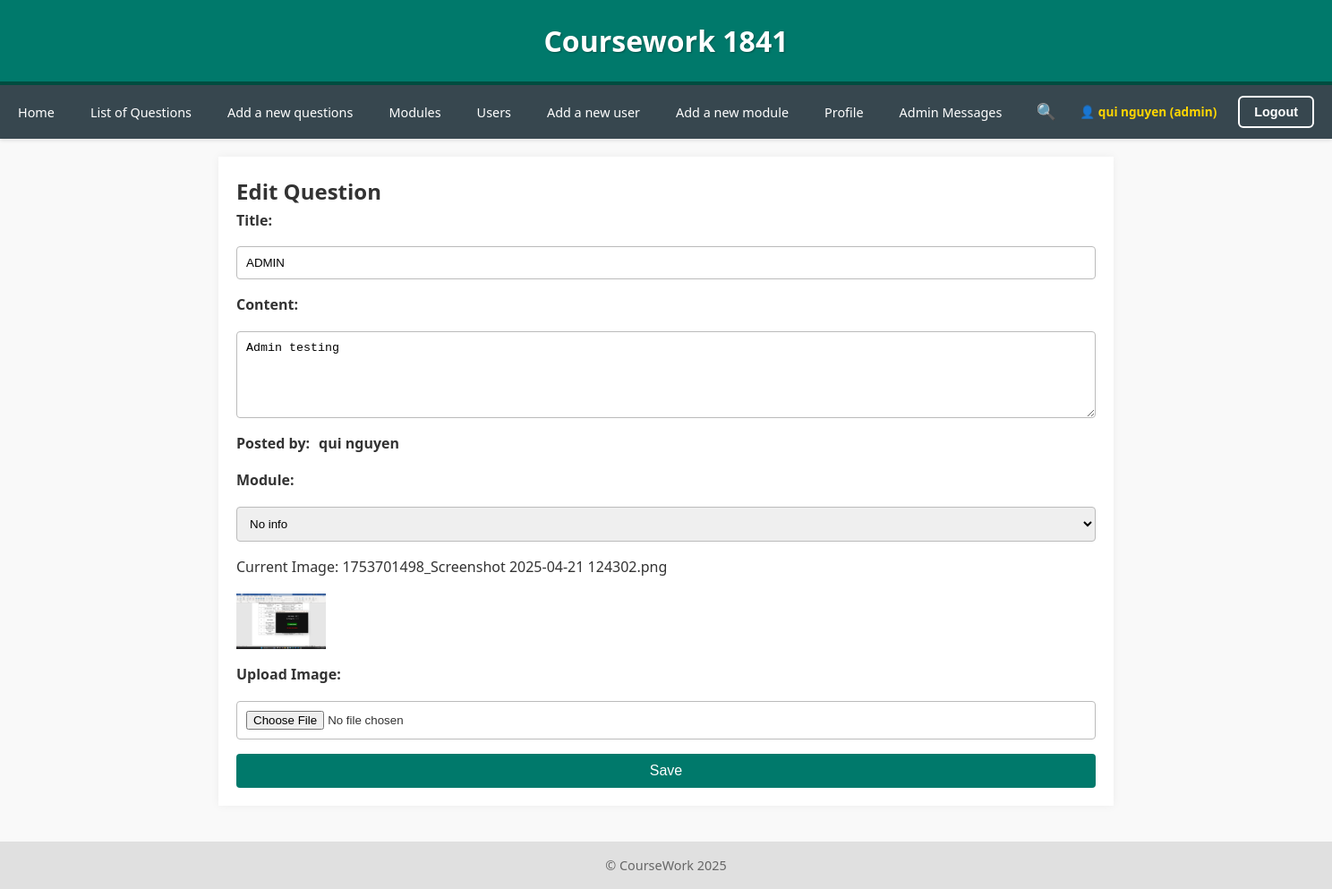
Screenshot of /CW/editques.php?id=27 (signed in) with the database file from the repository.
### tables this page shows
CREATE TABLE `question` (
  `id` int(11) NOT NULL,
  `title` varchar(255) NOT NULL,
  `text` varchar(255) NOT NULL,
  `date` date NOT NULL,
  `image` varchar(255) DEFAULT NULL,
  `module_id` int(11) DEFAULT NULL,
  `user_id` int(11) DEFAULT NULL
);

CREATE TABLE `user` (
  `id` int(11) NOT NULL,
  `name` varchar(255) NOT NULL,
  `email` varchar(255) NOT NULL,
  `password` varchar(255) NOT NULL,
  `role` enum('admin','user') NOT NULL DEFAULT 'user',
  `image` varchar(255) DEFAULT NULL
);

### CW/includ/DatabaseFunction.php (called while the page is built, shortened)
<?php
function getQuestion($pdo, $id) {
    $stmt = $pdo->prepare('SELECT question.id, question.title, question.text, question.date, question.image,
                                  user.name AS username, module.name AS module_name, question.user_id
                           FROM question
                           LEFT JOIN user ON question.user_id = user.id
                           LEFT JOIN module ON question.module_id = module.id
                           WHERE question.id = :id');
    $stmt->execute([':id' => $id]);
    return $stmt->fetch();
}
function getQuestionById($pdo, $id) {
    return getQuestion($pdo, $id);
}
function getUserById($pdo, $id) {
    $stmt = $pdo->prepare("SELECT * FROM user WHERE id = ?");
    $stmt->execute([$id]);
    return $stmt->fetch();
}

### CW/editques.php (the view, shortened to what this page needs)
<?php
include 'includ/DatabaseConnection.php';
include 'includ/DatabaseFunction.php';
try {
    $question = getQuestionById($pdo, $_GET['id']);
    $modules = $pdo->query('SELECT * FROM module')->fetchAll();
    $moduleOptions = '';
    $currentModuleId = $question['module_id'] ?? null;
    $selectedNone = (empty($currentModuleId) || $currentModuleId == '0') ? 'selected' : '';
    $moduleOptions .= '<option value="0" ' . $selectedNone . '>No info</option>';
    foreach ($modules as $module) {
        $selected = ($module['id'] == $currentModuleId) ? 'selected' : '';
        $moduleOptions .= '<option value="' . $module['id'] . '" ' . $selected . '>' .
                          htmlspecialchars($module['name']) . '</option>';
    }
    $questionData = [
        'id' => $question['id'],
        'title' => htmlspecialchars($question['title'] ?? '', ENT_QUOTES, 'UTF-8'),
        'text' => htmlspecialchars($question['text'] ?? '', ENT_QUOTES, 'UTF-8'),
        'image' => !is_array($question['image']) ? htmlspecialchars($question['image'] ?? '', ENT_QUOTES, 'UTF-8') : '',
        'moduleOptions' => $moduleOptions
    ];
    $user = getUserById($pdo, $_SESSION['user_id']);
    $userName = $user['name'];
    include 'tem/editques.html.php';
} catch (Exception $e) {
    $title = 'Database error';
    $output = 'Error: ' . $e->getMessage();
}
include 'tem/layout.html.php';

### CW/tem/editques.html.php (shortened to what this page needs)
<h2>Edit Question</h2>
<form action="" method="post" enctype="multipart/form-data">
  <label for="title">Title:</label>
  <input type="text" name="title" id="title" value="<?= $questionData['title'] ?>" required>
  <label for="text">Content:</label>
  <textarea name="text" id="text" rows="5" required><?= $questionData['text'] ?></textarea>
  <div style="display: flex; align-items: center; gap: 10px;">
    <label for="user" style="margin: 0;">Posted by:</label>
    <strong><span><?= htmlspecialchars($userName, ENT_QUOTES, 'UTF-8') ?></span></strong>
  </div>
  <label for="module">Module:</label>
  <select name="module_id" id="module" required>
    <?= $questionData['moduleOptions'] ?>
  </select>
  <?php if (!empty($questionData['image'])): ?>
    <p>Current Image: <?= $questionData['image'] ?></p>
    <img src="images/<?= $questionData['image'] ?>" width="100">
  <?php endif; ?>
  <label for="question_image">Upload Image:</label>
  <input type="file" name="question_image" id="question_image">
  <input type="submit" value="Save">
</form>

### CW/css/final-cw.css (style rules this page uses)
* { margin: 0; padding: 0; box-sizing: border-box; }
body { font-family: 'Segoe UI', Tahoma, sans-serif; background-color: #f9f9f9; color: #333; line-height: 1.6; font-size: 16px; }
form { display: flex; flex-direction: column; gap: 1em; }
label { font-weight: bold; }
input[type="text"], input[type="email"], input[type="password"], input[type="file"], select, textarea { padding: 10px; border: 1px solid #bbb; border-radius: 4px; width: 100%; }
input[type="submit"] { background-color: #00796B; color: white; padding: 10px 20px; font-size: 1em; border: none; border-radius: 4px; cursor: pointer; transition: all 0.2s ease; }

### rows the page displays
question: title "ADMIN", text "Admin testing", image "1753701498_Screenshot 2025-04-21 124302.png", image (picture)
user: name "qui nguyen"

### other values shown
$_SESSION['name'] "qui nguyen"
$_SESSION['role'] "admin"
